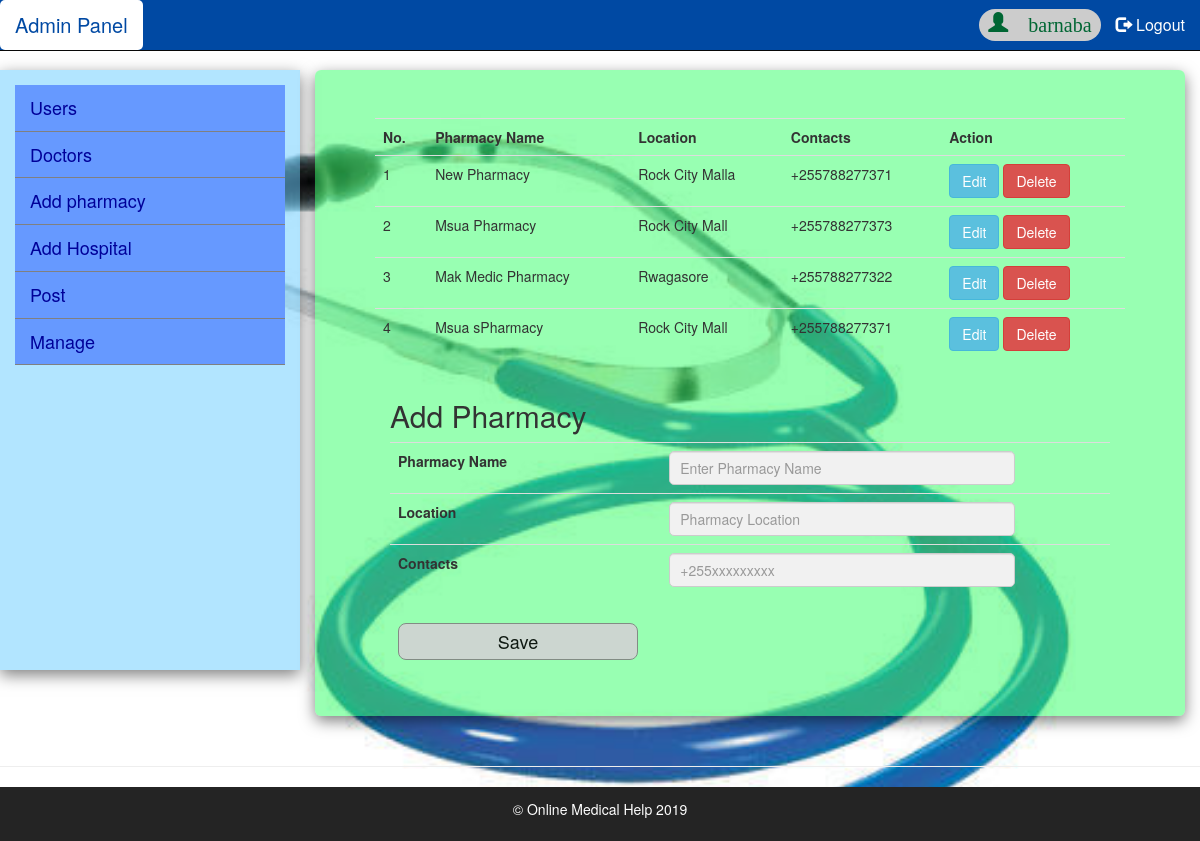
Screenshot of /Admin/addpharmacy.php (signed in) with the database file from the repository.
### tables this page shows
CREATE TABLE `pharmacies` (
  `P_ID` int(100) NOT NULL,
  `PharmacyName` varchar(255) NOT NULL,
  `Location` varchar(255) NOT NULL,
  `Contacts` varchar(13) NOT NULL
);

### phpfiles/pharmaconn.php (called while the page is built, shortened)
<?php
    $pname ='';
    $plocation ='';
    $pcontact ='';

### Admin/addpharmacy.php (the view, shortened to what this page needs)
<?php
include_once('../phpfiles/loginconn.php');
    include_once('../phpfiles/pharmaconn.php');
    $sql = "SELECT * FROM pharmacies";
    $records =mysqli_query($db, $sql);
    $editdata=false;
?>
<!DOCTYPE html>
<html lang="en" class="allpage">
<head>
  <link rel="stylesheet" href="https://maxcdn.bootstrapcdn.com/bootstrap/3.4.0/css/bootstrap.min.css">
  <link  rel=" stylesheet" type="text/css" href="../css/layout.css" />
  <link  rel=" stylesheet" type="text/css" href="../css/addpharmacy.css" />
</head>
<body>
<div class="navbar navbar-fixed-top navbar-inverse" role="navigation">
    <div class="container-fluid">
        <div class="navbar-header">
            <a class="active navbar-brand" href="#">Admin Panel</a>
        </div>
        <div class="collapse navbar-collapse">
            <ul class="nav navbar-nav navbar-right">
               <li class="glyphicon glyphicon-user" style="margin-top: 8px; font-size: 20px; color: #006633; cursor: pointer; background-color: #ccc; padding: 9px; border-radius: 20px; padding-top: 3px; ">
                    <?php if (isset($_SESSION['loged'])) {
                        echo $_SESSION['loged'];
                      } ?>
               </li>
               <li><a href="logout.php"><span class="glyphicon glyphicon-log-out"></span> Logout</a></li>
            </ul>
        </div>
    </div>
</div>
<div class="container-fluid">
    <div class="row row-offcanvas row-offcanvas-left">
      <div class="col-xs-6 col-sm-3 sidebar-offcanvas" id="sidebar" role="navigation">
            <?php
                require '../menu/adminsidebar.php';
            ?>
      </div>
      <div class="col-xs-12 col-sm-9">
          <br>
          <div class="jumbotron">
              <table class="table">
                    <tr>
                      <th>No.</th>
                      <th>Pharmacy Name</th>
                      <th>Location</th>
                      <th>Contacts</th>
                      <th>Action</th>
                    </tr>
                    <?php
                    $b=1;
                      while ($row =mysqli_fetch_assoc($records)): ?>
                    <tr>
                        <td><?php echo $b; ?></td>
                        <td><?php echo $row['PharmacyName']; ?></td>
                        <td><?php echo $row['Location']; ?></td>
                        <td><?php echo $row['Contacts']; ?></td>
                        <td>
                          <a href="addpharmacy.php?edit=<?php echo $row['P_ID']; ?>" class="btn btn-info">Edit</a>
                          <a onclick="return deletedata()" href="addpharmacy.php?delete=<?php echo $row['P_ID']; ?>" class="btn btn-danger"> Delete</a>
                          </td>
                    </tr>
                    <?php
                    $b++;
                    endwhile; ?>
              </table>
              <form action="" method="POST">
                <div class="container">
                     <h2>Add Pharmacy</h2>
                    <table class="table">
                        <tr>
                          <td><label ><b>Pharmacy Name</b></label></td>
                          <td><input type="text" class="form-control" placeholder="Enter Pharmacy Name" name="pharmacyname" value="<?php echo $pname; ?>" required></td>
                        </tr>
                        <tr>
                          <td><label><b>Location</b></label></td>
                          <td><input type="text" class="form-control" placeholder="Pharmacy Location" name="location" value="<?php echo $plocation; ?>" required></td>
                        </tr>
                        <tr>
                          <td><label><b>Contacts</b></label></td>
                          <td><input type="text" class="form-control" minlength="13" maxlength="13" placeholder="+255xxxxxxxxx" name="contacts" value="<?php echo $pcontact; ?>" ></td>
                        </tr>
                    </table>
                        <?php if ($editdata == true): ?>
                        <button type="submit" class="signupbtn btn-info col-xs-4 col-sm-4" name="update" >Update</button>
                        <?php else: ?>
                        <button type="submit" class="signupbtn col-xs-4 col-sm-4 " name="save">Save</button>
                        <?php endif; ?>
                </div>
              </form>
          </div>
          </div>
        </div>
    </div>
    <hr>
<footer>
        <p>© Online Medical Help 2019</p>
</footer>
</body>
</html>

### css/layout.css (style rules this page uses)
.navbar { background-color: #0049a3; margin-bottom: 0px; }
.navbar-inverse .navbar-brand { color: #fff; font-size: 20px; }
.navbar-right { font-size: 16px; }
.navbar-inverse .navbar-nav li a { color: #fff; }
body { padding-top: 50px; height: 100%; background-image: url("../image/image11.jpg"); background-size: cover; }
footer { text-align: center; background-color: #242424; color: #fff; width: 100%; padding: 12px 12px; margin-bottom: 0px; }
#sidebar { margin-top: 20px; font-size: 18px; padding:15px; height: 600px; background-color: rgba(102,204,255,.5); box-shadow: 0 5px 15px rgba(0,0,0,.5); }
.jumbotron { background-color: rgba(51,255,102,.5); box-shadow: 0 5px 15px rgba(0,0,0,.5); }

### css/addpharmacy.css (style rules this page uses)
* { box-sizing: border-box }
input[type=text], input[type=password] { width: 80%; padding: 10px; margin:0; display: block; border: none; background: #f1f1f1; border: 1px solid #ccc; border-radius: 5px; }
button { background-color: #d2d2d4; color: black; font-size: 18px; padding: 5px 5px; margin: 8px; border: 1px solid grey; cursor: pointer; opacity: 0.9; float: right; border-radius: 8px; }

### rows the page displays
pharmacies: PharmacyName "New Pharmacy", Location "Rock City Malla", Contacts "+255788277371"
pharmacies: PharmacyName "Msua Pharmacy", Location "Rock City Mall", Contacts "+255788277373"
pharmacies: PharmacyName "Mak Medic Pharmacy", Location "Rwagasore", Contacts "+255788277322"
pharmacies: PharmacyName "Msua sPharmacy", Location "Rock City Mall", Contacts "+255788277371"

### other values shown
$_SESSION['loged'] "barnaba"
